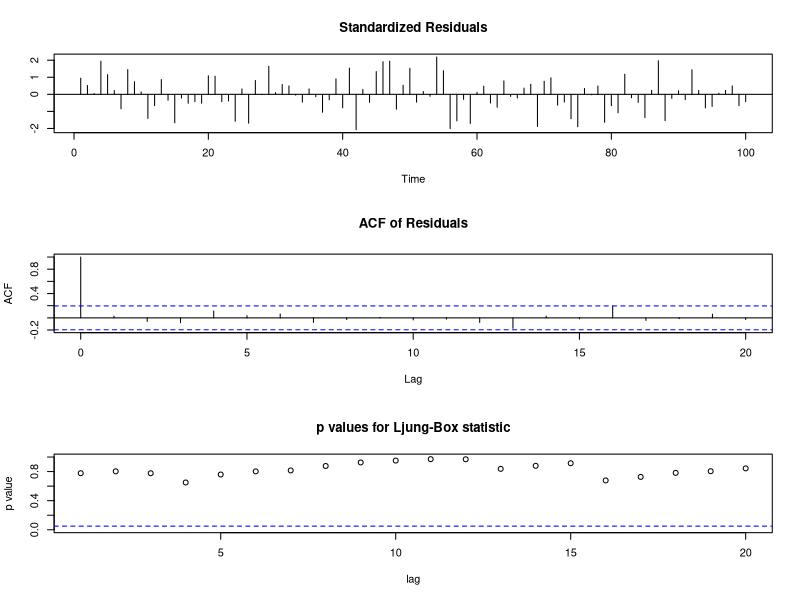
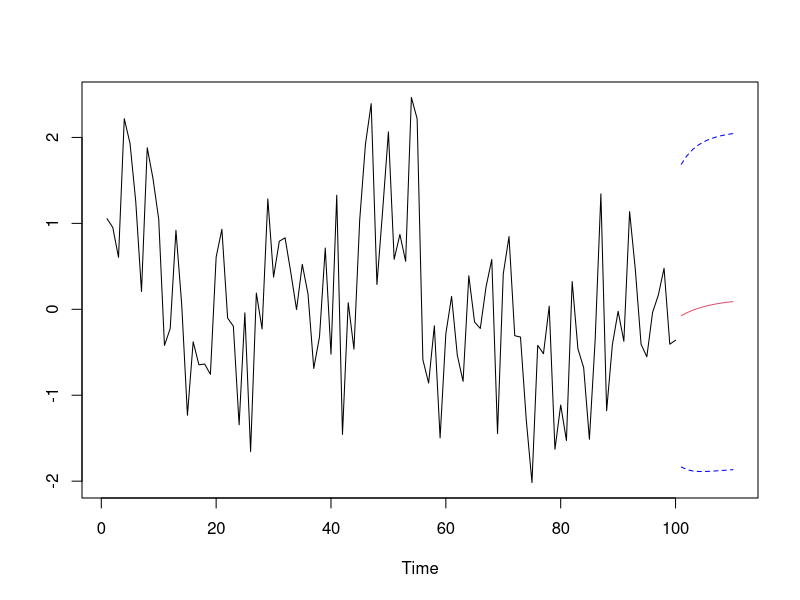

R code for these plots, in order:
x = arima.sim(list(order=c(1,0,1), ar=.9, ma=-.5), n=100) # simulate some data
(x.fit = arima(x, order = c(1, 0, 1)))   # fit the model and print the results
tsdiag(x.fit, gof.lag=20)
x.fore = predict(x.fit, n.ahead=10)  
# plot the forecasts
U = x.fore$pred + 2*x.fore$se
L = x.fore$pred - 2*x.fore$se
minx=min(x,L)
maxx=max(x,U)
ts.plot(x,x.fore$pred,col=1:2, ylim=c(minx,maxx))
lines(U, col="blue", lty="dashed")
lines(L, col="blue", lty="dashed") 